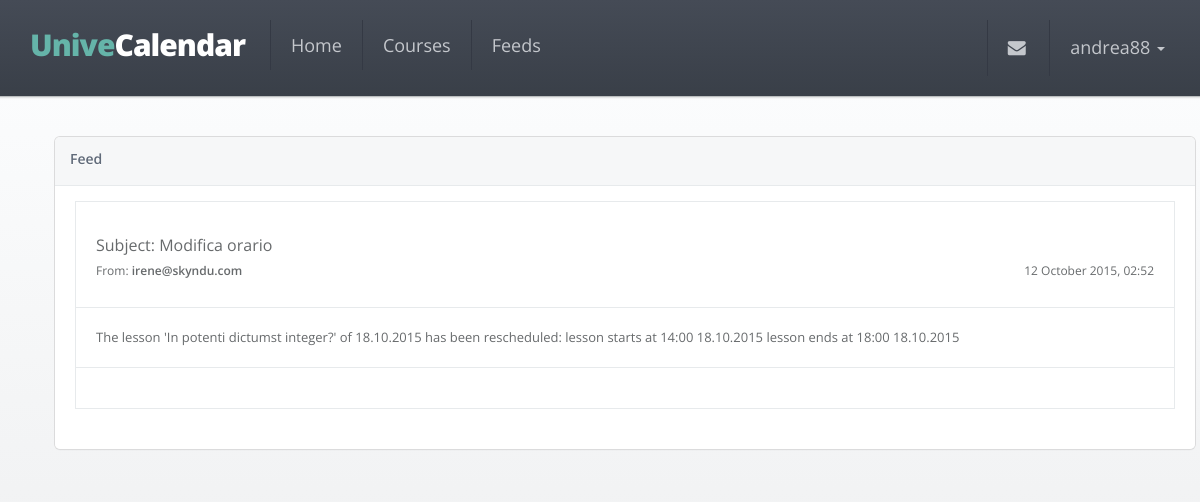
The app's page /feed/9 (signed in) with its own data.
### app/models.py (models this page shows, shortened)
class User(UserMixin, db.Model):
    __tablename__ = 'users'
    id = db.Column(db.Integer, primary_key=True)
    email = db.Column(db.String(64), unique=True)
    username = db.Column(db.String(64), unique=True)
    password_hash = db.Column(db.String(128))
    confirmed = db.Column(db.Boolean, default=False)
    member_since = db.Column(db.DateTime(), default=datetime.utcnow)
    last_seen = db.Column(db.DateTime(), default=datetime.utcnow)
    avatar_hash = db.Column(db.String(32))
    telegram_chat_id = db.Column(db.String(64))
    courses = db.relationship('Course',
                              backref='user_id',
                              secondary=follows,
                              lazy='dynamic')
    feeds = db.relationship('Feed',
                            backref='user_id',
                            secondary=reads,
                            lazy='dynamic')
    @property
    def password(self):
        raise AttributeError('Not readable')
    def read(self, feed):
        if not self.has_read(feed):
            self.feeds.append(feed)
            db.session.add(feed)
            db.session.commit()
            return True
        return False
    def has_read(self, feed):
        return self.feeds.filter_by(id=feed.id).first() is not None
    def ping(self):
        self.last_seen = datetime.utcnow()
        db.session.add(self)

class Feed(db.Model):
    __tablename__ = 'feeds'
    id = db.Column(db.Integer, primary_key=True)
    title = db.Column(db.String(64))
    body = db.Column(db.Text)
    timestamp = db.Column(db.DateTime, index=True, default=datetime.utcnow)
    professor_id = db.Column(db.Integer, db.ForeignKey('professors.id'))
    users = db.relationship('User',
                            secondary=reads,
                            backref=db.backref('feed_id', lazy='dynamic'),
                            lazy='dynamic')
    @property
    def author(self):
        return self.professor.first_name + ' ' + self.professor.last_name
    @property
    def contact(self):
        return self.professor.email
    @property
    def gravatar(self):
        return self.professor.gravatar()

class Professor(db.Model):
    __tablename__ = 'professors'
    id = db.Column(db.Integer, primary_key=True)
    first_name = db.Column(db.String(64))
    last_name = db.Column(db.String(64))
    email = db.Column(db.String(64), unique=True)
    avatar_hash = db.Column(db.String(32))
    courses = db.relationship('Course',
                              backref='professor',
                              lazy='joined')
    feeds = db.relationship('Feed',
                            backref='professor',
                            lazy='dynamic')
    def gravatar(self, size=100, default='identicon', rating='g'):
        if request.is_secure:
            url = 'https://secure.gravatar.com/avatar'
        else:
            url = 'http://www.gravatar.com/avatar'
        hash = self.avatar_hash or hashlib.md5(
            self.email.encode('utf-8')).hexdigest()
        return '{url}/{hash}?s={size}&d={default}&r={rating}'.format(
            url=url, hash=hash, size=size, default=default, rating=rating)

### app/main/views.py (the view)
@main.route('/feed/<int:id>')
@login_required
def feed(id):
    feed = Feed.query.get_or_404(id)
    current_user.read(feed)
    return render_template('feed.html', feed=feed)

### app/auth/views.py (called while the page is built)
@auth.before_app_request
def before_request():
    if current_user.is_authenticated:
        current_user.ping()
        if not current_user.confirmed \
                and request.endpoint[:5] != 'auth.' \
                and request.endpoint != 'static':
            return redirect(url_for('auth.unconfirmed'))

### app/main/views.py (called while the page is built)
@babel.localeselector
def get_locale():
    return request.accept_languages.best_match(
        current_app.config['LANGUAGES'].keys())

@main.after_app_request
def after_request(response):
    for query in get_debug_queries():
        if query.duration >= current_app.config['SLOW_DB_QUERY_TIME']:
            current_app.logger.warning(
                'Slow query: %s\nParameters: %s\nDuration: %fs\nContext: %s\n'
                % (query.statement, query.parameters, query.duration,
                   query.context))
    return response

@main.before_request
@login_required
def before_request():
    g.unread = count_unread_feeds()
    g.latest = get_latest_feeds(3)
    g.locale = get_locale()

def user_feeds_query():
    if not current_user.courses.count():
        return
    professor_ids = set([c.professor_id for c in current_user.courses])
    return Feed.query.filter(Feed.professor_id.in_(professor_ids))

def get_latest_feeds(n=5):
    query = user_feeds_query()
    if query is not None:
        return query.order_by(Feed.timestamp.desc()).limit(n).all()

def count_unread_feeds():
    query = user_feeds_query()
    if query is not None:
        return query.filter(~Feed.users.contains(current_user)).count()

### app/models.py (called while the page is built)
@login_manager.user_loader
def load_user(user_id):
    return User.query.get(int(user_id))

### app/templates/feed.html (shortened to what this page needs)
{% extends 'base.html' %}
{% set active_page='Feed' %}
{% block content %}
    <div class="row">
        <div class="col-lg-12 animated fadeInRight">
            <div class="ibox float-e-margins">
                <div class="ibox-title">
                    <h5>{{ gettext('Feed') }}</h5>
                </div>
                <div class="ibox-content">
                    <div class="mail-box-header">
                        <div class="mail-tools tooltip-demo">
                            <h3>
                                <span class="font-noraml">{{ gettext('Subject:') }} {{ feed.title }} </span>
                            </h3>
                            <h5>
                                <span class="pull-right font-noraml">{{ moment(feed.timestamp).format('D MMMM YYYY, hh:mm ') }}</span>
                                <span class="font-noraml">{{ gettext('From: ') }} </span>{{ feed.contact }}
                            </h5>
                        </div>
                    </div>
                    <div class="mail-box">
                        <div class="mail-body">
                            {{ feed.body }}
                        </div>
                        <div class="mail-body text-right tooltip-demo">
                        </div>
                    </div>
                </div>
            </div>
        </div>
    </div>
{% endblock %}

### app/templates/base.html (shortened to what this page needs)
{% import "_macros.html" as macros %}
<!DOCTYPE html>
<html>
<head>
    {% block styles %}
        <link rel="stylesheet" href="https://maxcdn.bootstrapcdn.com/bootstrap/3.3.5/css/bootstrap.min.css" >
        <link rel="stylesheet" href="https://maxcdn.bootstrapcdn.com/font-awesome/4.4.0/css/font-awesome.min.css">
        <link href="{{ url_for('static', filename='css/animate.css') }}" rel="stylesheet">
        <link href="{{ url_for('static', filename='css/style.css') }}" rel="stylesheet">
    {% endblock %}
</head>
{% block body %}
    <body class="top-navigation">
    <div id="wrapper">
        <div id="page-wrapper" class="gray-bg">
            <div class="row border-bottom fancy-bg">
                <nav class="navbar navbar-static-top" role="navigation">
                    <div class="navbar-header">
                        <a href="{{ url_for('main.index') }}" class="navbar-brand" style="font-size: 30px">
                            <span class="text-navy">Unive</span>Calendar
                        </a>
                    </div>
                    <div class="navbar-collapse collapse" id="navbar">
                        {% set navigation_bar = [
                            (url_for('main.index'), 'home', 'Home'),
                            (url_for('main.courses'), 'courses', gettext('Courses')),
                            (url_for('main.feeds'), 'feeds', gettext('Feeds'))
                        ] -%}
                        <ul class="nav navbar-nav">
                            {% for href, id, caption in navigation_bar %}
                                <li{% if id == active_page %} class="active"{% endif %}>
                                    <a aria-expanded="false" role="button" href="{{ href|e }}">{{ caption|e }}
                                    </a>
                                </li>
                            {% endfor %}
                        </ul>
                        <ul class="nav navbar-top-links navbar-right">
                            <li class="dropdown">
                                <a class="dropdown-toggle count-info" data-toggle="dropdown" href="#">
                                    <i class="fa fa-envelope"></i>
                                </a>
                            </li>
                            <li class="dropdown">
                                <a aria-expanded="false" role="button" href="#" class="dropdown-toggle" data-toggle="dropdown">{{ current_user.username }} <span class="caret"></span></a>
                            </li>
                        </ul>
                    </div>
                </nav>
            </div>
            <div class="wrapper wrapper-content">
                <div class="container">
                    {% block content %}
                    {% endblock %}
                </div>
            </div>
        </div>
    </div>
    </body>
{% endblock %}
</html>

### records on screen
User: username "andrea88"
Feed: title "Modifica orario", timestamp "12 October 2015, 02:52", body "The lesson 'In potenti dictumst integer?' of 18.10.2015 has been rescheduled: lesson starts at 14:00 18.10.2015 lesson ends at 18:00 18.10.2015"
Professor: contact "irene@skyndu.com"

### other values on screen
{{ caption|e }} "Home" "Courses" "Feeds"
{{ gettext('Feed') }} "Feed"
{{ gettext('Subject:') }} "Subject:"
{{ gettext('From: ') }} "From:"
